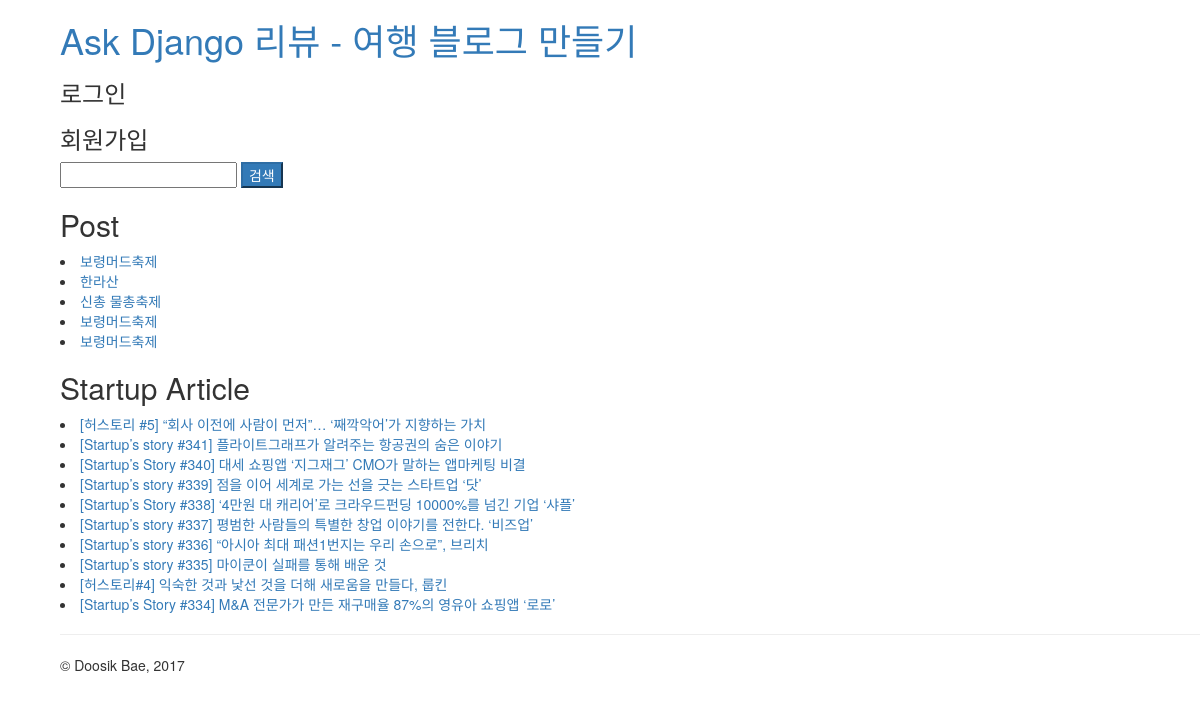
The app's page /, older data.
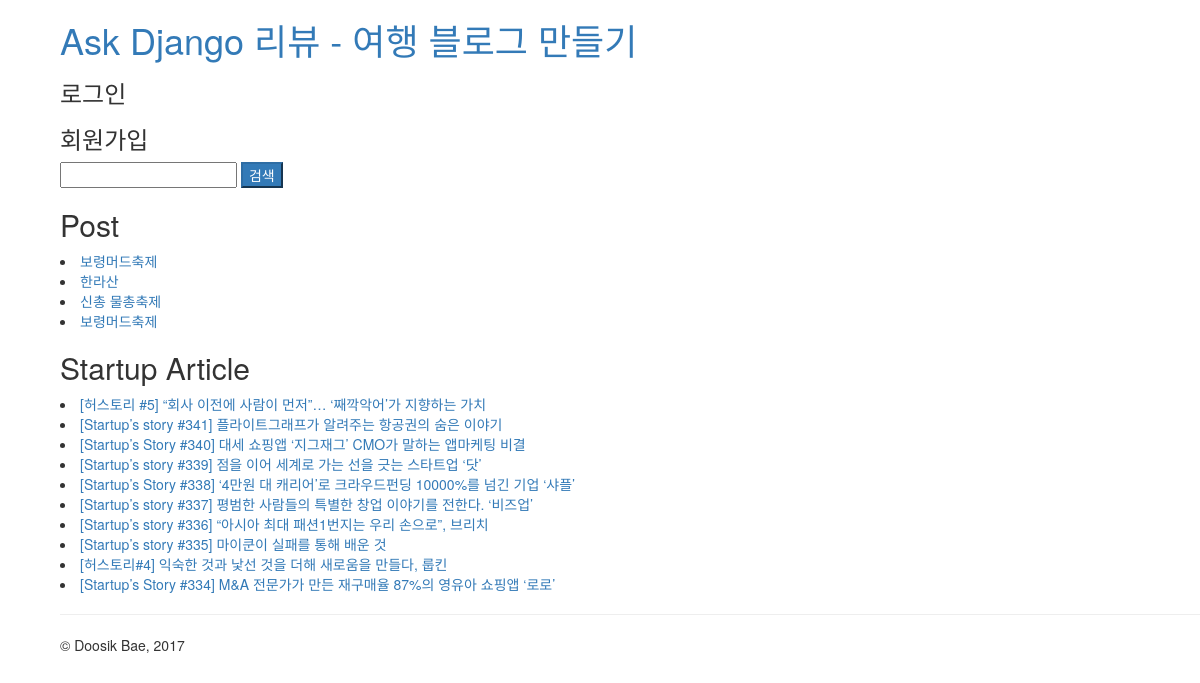
The same page, newer data.
### blog/models.py (models this page shows, shortened)
class TimeStamp(models.Model):
    created_at = models.DateTimeField(auto_now_add=True)
    updated_at = models.DateTimeField(auto_now=True)
    class Meta:
        abstract = True #추상적인거 ...다른 모델에 공통적으로 쓰려고 만든거.

class Post(TimeStamp):
    author = models.CharField(max_length=40)
    title = models.CharField(max_length=100, verbose_name='제목')
    photo_thumbnail = ProcessedImageField(verbose_name='photo',
        upload_to='blog/post/%Y/%m/%d', processors=[Thumbnail(500,500 )],  # 처리할 작업목록
        format='JPEG',
        options={'quality': 60},
        blank=True)
    content = models.TextField(help_text='Markdown 문법을 적용해 주세요')
    tags = models.CharField(max_length=50,choices=(
        ('travel','travel'),
        ('sports','sports'),
        ('tech','tech'),
        ('coding','coding'),
    ),blank=True)
    lnglat = models.CharField(max_length=100,validators=[lnglat_validator],
                              help_text='경도,위도 포맷으로 입력해주세요.')

class Article(TimeStamp):
    title = models.CharField(max_length=100)
    url = models.CharField(max_length=100)

### blog/views.py (the view)
# urls.py: url(r'^$',views.post_list,name='post_list'),
def post_list(request):
    query1 = Post.objects.all()
    query2 = Article.objects.all()
    q = request.GET.get('q','')
    if q:
        query1=query1.filter(title__icontains=q)
        query2=query2.filter(title__icontains=q)
    return render(request,'blog/post_list.html',{
        'post1':query1,
        'post2':query2,
    })

### blog/templates/blog/post_list.html
{% extends 'layout.html' %}
{% block contents %}
    <form action="" method="get" class="form" >
        <input type="text" name="q" />
        <input type="submit" value="검색" class="btn-primary" />
    </form>
    <h2> Post</h2>
    {% for post in post1 %}
    <table class="tag-container">
        <li><a href="{% url 'blog:post_detail' post.id %}">{{ post.title }}</a></li>
    </table>
    {% endfor %}
    <h2> Startup Article</h2>
    {% for post in post2 %}
    <table class="tag-container">
        <li><a href="{{ post.url }}">{{ post.title }}</a></li>
    </table>
    {% endfor %}
{% endblock %}

Row changes from the older to the newer data that the page shows:
removed Post: title "보령머드축제"
